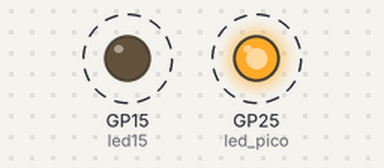
The program below on a simulated Raspberry Pi Pico running MicroPython. Parts: output pins drawn as LEDs (lit = HIGH). Dashed ring = blinking. What the program prints to the serial console is not drawn.

Above: at 0.5 s.
Timing chart, 0 to 4.6 s (numbered marks = the images above):
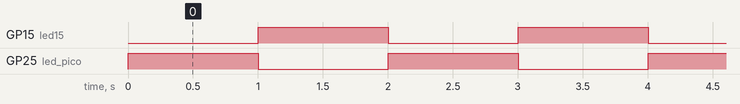

The program:

Alternando_leds.py
```python
# Hacemos que el LED de la placa parpadee cada 1 segundo
from machine import Pin  # Importamos Pin del módulo machine
import time    # Importamos el módulo time completo
led15 = Pin(15, Pin.OUT) # Configuramos GPIO15 como salida
led_pico = Pin('LED', Pin.OUT) # Configuramos GPIO15 como salida
while True:
    print('LED Pico ON')  # Añadimos traza
    led_pico.on()   # Encendemos LED Pico
    print('LED 15 OFF')  # Añadimos traza
    led15.off()       # Apagamos LED 15
    time.sleep(1)  # Esperamos 1 segundo
    print('LED Pico OFF')  # Añadimos traza
    led_pico.off()  # Apagamos LED Pico
    print('LED 15 ON')  # Añadimos trazas
    led15.on()        # Encendemos LED 15
    time.sleep(1)  # Esperamos 1 segundo
```

Measured:
- by itself, GP15 (led15), GP25 (led_pico): alternates HIGH for 1.0 s and LOW for 1.0 s
